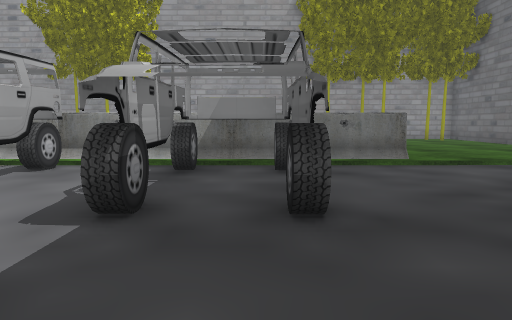
view 1 (above)

22 first-person views from a walk through a Gazebo world. The camera is 0.94 m above the floor, tilts 6° down and sees 70° across. The floor is counted in squares, 1 m on a side. Each view is taken from the middle of a square. On the plan, view 1 faces up. The plan holds only what a view shows up to about 13 squares ahead; the rest is blank. The place goes on beyond the plan. Gazebo's built-in surfaces are drawn with simple patterns. Some stock models are drawn as simple stand-ins.

view 2
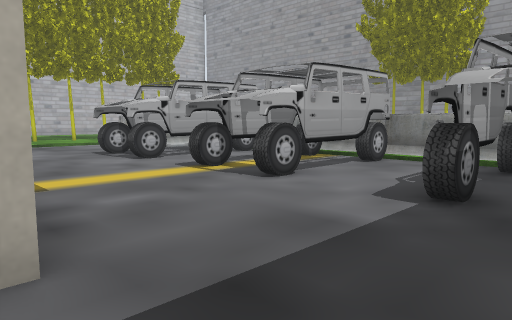

view 3
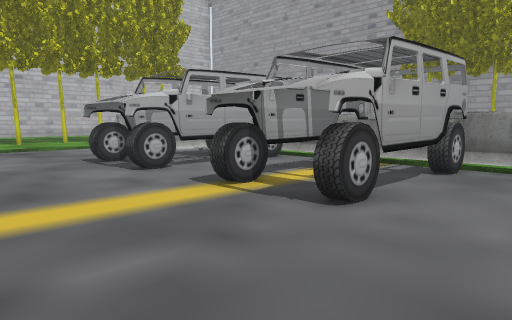

view 4
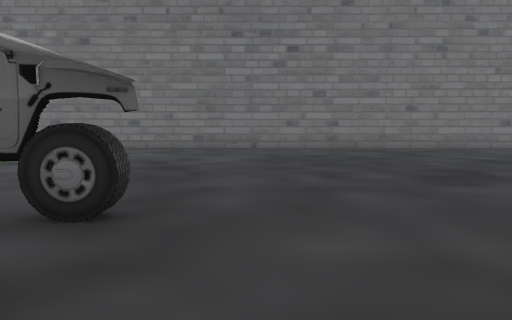

view 5
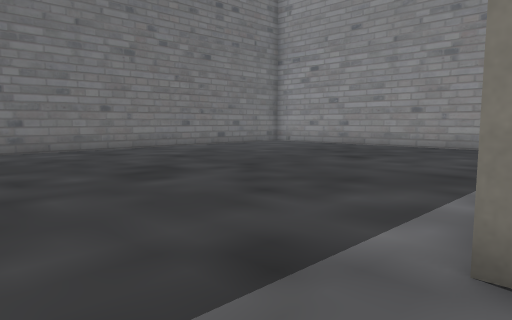

view 6
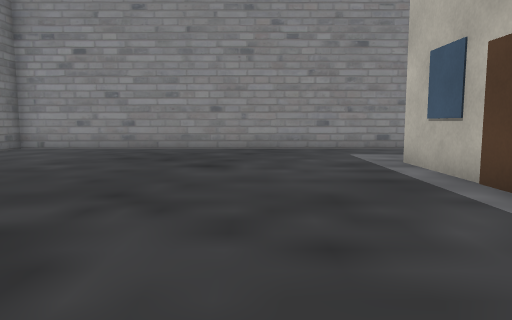

view 7
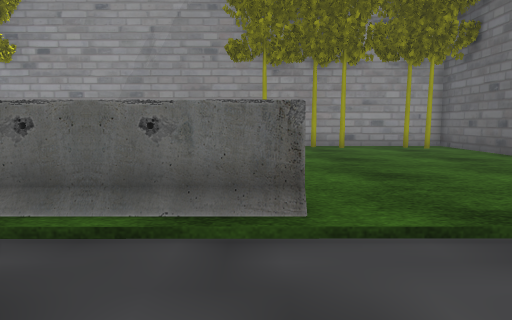

view 8
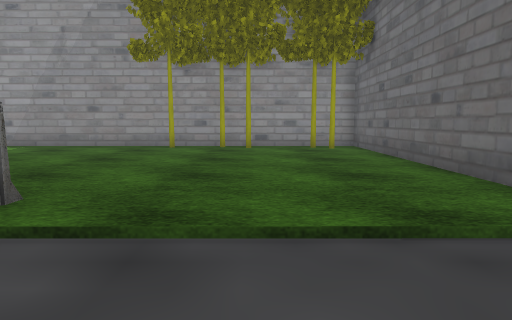

view 9
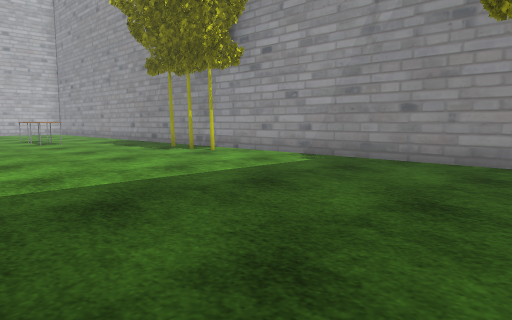

view 10
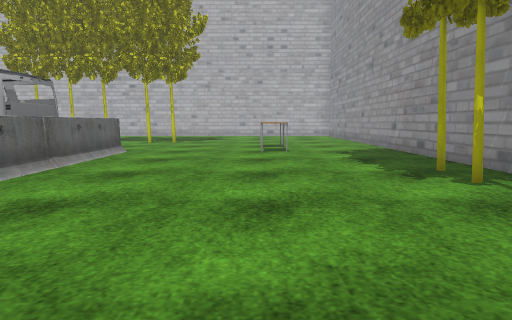

view 11
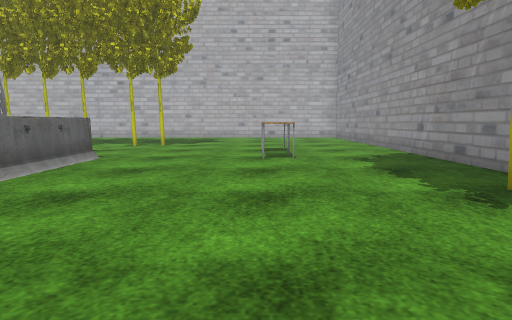

view 12
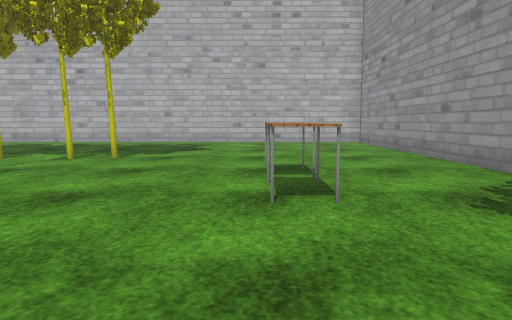

view 13
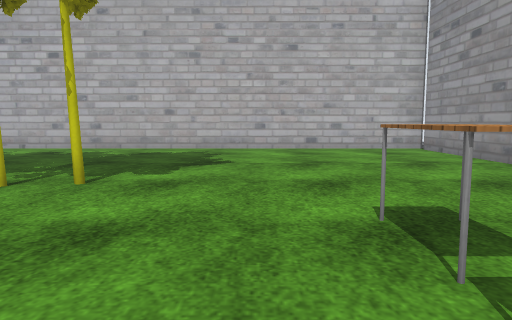

view 14
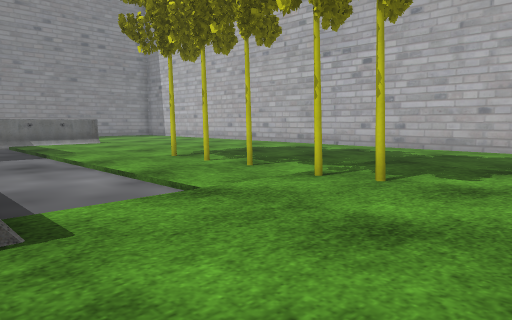

view 15
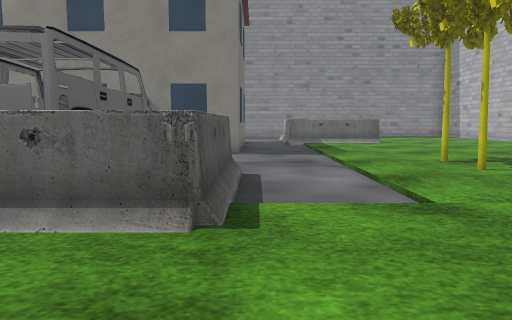

view 16
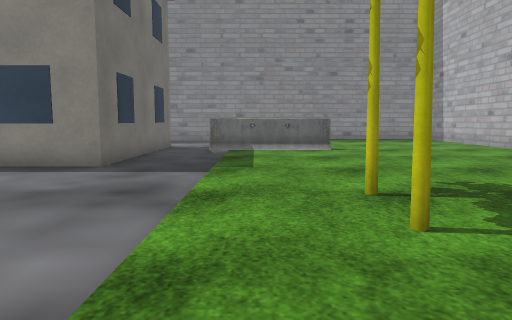

view 17
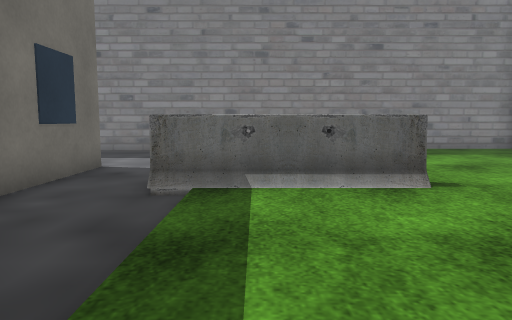

view 18
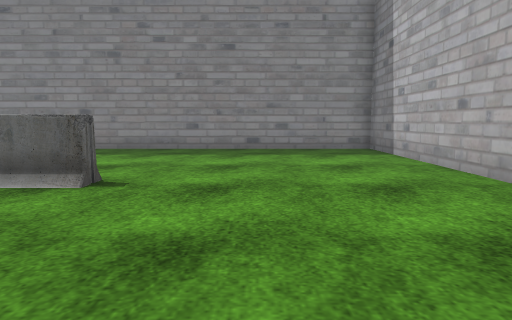

view 19
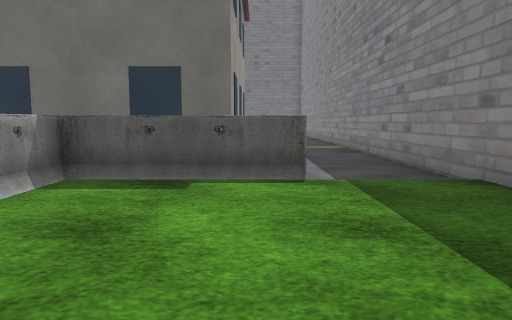

view 20
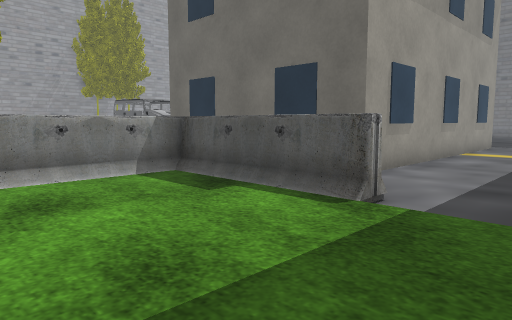

view 21
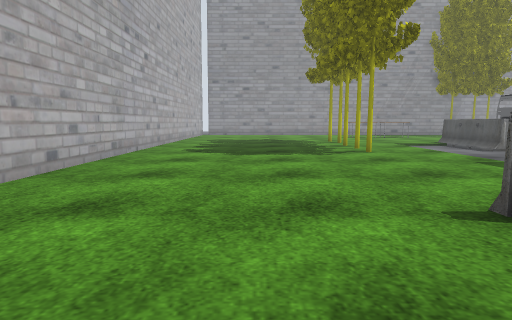

view 22
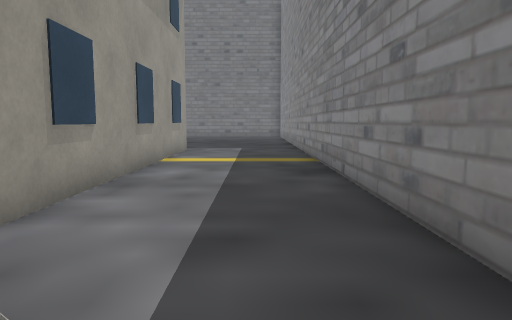

### Floor plan
Key: @ floor where view 1 was taken; # wall or solid block; x gap in a wall; . floor; / step, stairs or slope; B barrier; C car; U building; T tree; A table.
Columns run from 25 left of view 1 to 10 right of it. Each row starts with its distance up from view 1.
 18 #x##################################
 17 #................T.T........T.TT.T.#
 16 #.................T..............T.#
 15 #..................................#
 14 #.........AAAA.....................#
 13 #.........AAA......................#
 12 #..................................#
 11 #..................................#
 10 #..................................#
  9 #......T.....BBBBBB  BBB  BBB......#
  8 #.......T....B  B/ BBB//BB///..... #
  7 #............BCCC..CCC..CC........ #
  6 #......T.....BCCC..CCC..CC....   ..#
  5 #.......T....BCCC..CCC..CCC........#
  4 #.............CCC..CCC..CC.........#
  3 #......T.......CC..CC...CC.........#
  2 #..................................#
  1 #.................................##
  0 #...............   ......@........#
 -1 #............UUUUUUUU U...........#
 -2 #............U         ...........#
 -3  ............U         ...........#
 -4  ......BBBB..U        U...........#
 -5 #......BBBB..U        U...........#
 -6 #.........B..U        U...........#
 -7 #.........B..UUUUUUUUUU.......... #
 -8 #.........B......................
 -9 #.........B.......................
-10 #.................................
-11 #.................................#
-12 ###################################

Positions as (right, up) in squares from view 1, and headings:
1: (0, 0), facing up
2: (0, -1), facing up-left
3: (-2, 0), facing up-left
4: (-3, 2), facing right
5: (-3, 2), facing down-right
6: (1, 1), facing down
7: (3, 5), facing up
8: (6, 5), facing up
9: (4, 9), facing up-left
10: (-1, 13), facing left
11: (-3, 13), facing left
12: (-8, 13), facing left
13: (-12, 12), facing left
14: (-12, 12), facing down-left
15: (-13, 12), facing down
16: (-16, 8), facing down
17: (-16, 1), facing down
18: (-21, 1), facing down
19: (-21, -8), facing right
20: (-19, -11), facing up-right
21: (-21, -8), facing up
22: (-16, -10), facing right
